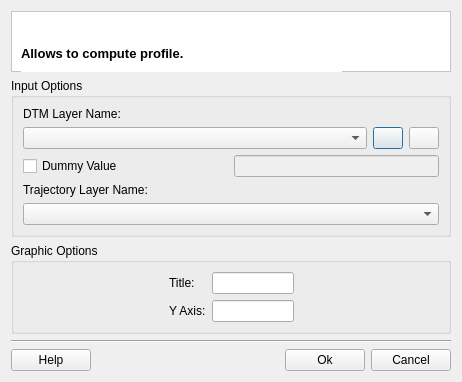
<?xml version="1.0" encoding="UTF-8"?>
<ui version="4.0">
 <class>ProfileDialogForm</class>
 <widget class="QDialog" name="ProfileDialogForm">
  <property name="geometry">
   <rect>
    <x>0</x>
    <y>0</y>
    <width>462</width>
    <height>382</height>
   </rect>
  </property>
  <property name="windowTitle">
   <string>Profile</string>
  </property>
  <layout class="QGridLayout" name="gridLayout_12">
   <item row="0" column="0">
    <widget class="QFrame" name="frame">
     <property name="styleSheet">
      <string notr="true">QWidget { background: white }</string>
     </property>
     <property name="frameShape">
      <enum>QFrame::StyledPanel</enum>
     </property>
     <property name="frameShadow">
      <enum>QFrame::Sunken</enum>
     </property>
     <widget class="QLabel" name="m_titleLabel">
      <property name="geometry">
       <rect>
        <x>10</x>
        <y>12</y>
        <width>321</width>
        <height>61</height>
       </rect>
      </property>
      <property name="font">
       <font>
        <pointsize>10</pointsize>
        <weight>75</weight>
        <bold>true</bold>
       </font>
      </property>
      <property name="text">
       <string>Allows to compute profile.</string>
      </property>
     </widget>
    </widget>
   </item>
   <item row="1" column="0">
    <layout class="QGridLayout" name="gridLayout_11">
     <item row="0" column="0">
      <layout class="QGridLayout" name="gridLayout_10">
       <item row="0" column="0">
        <widget class="QGroupBox" name="groupBox_3">
         <property name="title">
          <string>Input Options</string>
         </property>
         <property name="flat">
          <bool>true</bool>
         </property>
         <layout class="QGridLayout" name="gridLayout_9">
          <item row="0" column="0">
           <layout class="QGridLayout" name="gridLayout_8">
            <item row="0" column="0">
             <layout class="QGridLayout" name="gridLayout_7">
              <item row="0" column="0">
               <widget class="QLabel" name="label_3">
                <property name="text">
                 <string>DTM Layer Name:</string>
                </property>
               </widget>
              </item>
              <item row="1" column="0">
               <layout class="QGridLayout" name="gridLayout_6">
                <item row="0" column="0">
                 <widget class="QComboBox" name="m_rasterLayersComboBox">
                  <property name="sizePolicy">
                   <sizepolicy hsizetype="Preferred" vsizetype="Fixed">
                    <horstretch>0</horstretch>
                    <verstretch>0</verstretch>
                   </sizepolicy>
                  </property>
                  <property name="maximumSize">
                   <size>
                    <width>16777215</width>
                    <height>16777215</height>
                   </size>
                  </property>
                 </widget>
                </item>
                <item row="0" column="1">
                 <widget class="QPushButton" name="m_selectGeometryPushButton">
                  <property name="maximumSize">
                   <size>
                    <width>30</width>
                    <height>32767</height>
                   </size>
                  </property>
                  <property name="text">
                   <string/>
                  </property>
                 </widget>
                </item>
                <item row="0" column="2">
                 <widget class="QPushButton" name="m_clearSelectionPushButton">
                  <property name="maximumSize">
                   <size>
                    <width>30</width>
                    <height>32767</height>
                   </size>
                  </property>
                  <property name="text">
                   <string/>
                  </property>
                 </widget>
                </item>
               </layout>
              </item>
             </layout>
            </item>
            <item row="1" column="0">
             <layout class="QGridLayout" name="gridLayout_5">
              <item row="0" column="0">
               <widget class="QCheckBox" name="m_dummycheckBox">
                <property name="text">
                 <string>Dummy Value</string>
                </property>
               </widget>
              </item>
              <item row="0" column="1">
               <widget class="QLineEdit" name="m_dummylineEdit">
                <property name="enabled">
                 <bool>false</bool>
                </property>
                <property name="sizePolicy">
                 <sizepolicy hsizetype="Minimum" vsizetype="Fixed">
                  <horstretch>0</horstretch>
                  <verstretch>0</verstretch>
                 </sizepolicy>
                </property>
               </widget>
              </item>
             </layout>
            </item>
            <item row="2" column="0">
             <layout class="QGridLayout" name="gridLayout_2">
              <item row="0" column="0">
               <widget class="QLabel" name="m_vectorlayerLabel">
                <property name="text">
                 <string>Trajectory Layer Name:</string>
                </property>
               </widget>
              </item>
              <item row="1" column="0">
               <widget class="QComboBox" name="m_vectorlayersComboBox">
                <property name="sizePolicy">
                 <sizepolicy hsizetype="Expanding" vsizetype="Fixed">
                  <horstretch>0</horstretch>
                  <verstretch>0</verstretch>
                 </sizepolicy>
                </property>
                <property name="maximumSize">
                 <size>
                  <width>32767</width>
                  <height>32767</height>
                 </size>
                </property>
               </widget>
              </item>
             </layout>
            </item>
           </layout>
          </item>
         </layout>
        </widget>
       </item>
       <item row="1" column="0">
        <widget class="QGroupBox" name="groupBox_2">
         <property name="sizePolicy">
          <sizepolicy hsizetype="Preferred" vsizetype="Preferred">
           <horstretch>0</horstretch>
           <verstretch>0</verstretch>
          </sizepolicy>
         </property>
         <property name="title">
          <string>Graphic Options</string>
         </property>
         <property name="flat">
          <bool>true</bool>
         </property>
         <layout class="QGridLayout" name="gridLayout_4">
          <item row="0" column="0">
           <layout class="QGridLayout" name="gridLayout_3">
            <item row="0" column="0">
             <spacer name="horizontalSpacer_3">
              <property name="orientation">
               <enum>Qt::Horizontal</enum>
              </property>
              <property name="sizeHint" stdset="0">
               <size>
                <width>40</width>
                <height>20</height>
               </size>
              </property>
             </spacer>
            </item>
            <item row="0" column="1">
             <widget class="QLabel" name="label">
              <property name="text">
               <string>Title:</string>
              </property>
             </widget>
            </item>
            <item row="0" column="2">
             <widget class="QLineEdit" name="m_titleLineEdit">
              <property name="maximumSize">
               <size>
                <width>82</width>
                <height>32767</height>
               </size>
              </property>
             </widget>
            </item>
            <item row="0" column="3">
             <spacer name="horizontalSpacer_5">
              <property name="orientation">
               <enum>Qt::Horizontal</enum>
              </property>
              <property name="sizeHint" stdset="0">
               <size>
                <width>40</width>
                <height>20</height>
               </size>
              </property>
             </spacer>
            </item>
            <item row="1" column="0">
             <spacer name="horizontalSpacer_4">
              <property name="orientation">
               <enum>Qt::Horizontal</enum>
              </property>
              <property name="sizeHint" stdset="0">
               <size>
                <width>40</width>
                <height>20</height>
               </size>
              </property>
             </spacer>
            </item>
            <item row="1" column="1">
             <widget class="QLabel" name="label_2">
              <property name="text">
               <string>Y Axis:</string>
              </property>
             </widget>
            </item>
            <item row="1" column="2">
             <widget class="QLineEdit" name="m_yAxisLineEdit">
              <property name="maximumSize">
               <size>
                <width>82</width>
                <height>32767</height>
               </size>
              </property>
             </widget>
            </item>
            <item row="1" column="3">
             <spacer name="horizontalSpacer_6">
              <property name="orientation">
               <enum>Qt::Horizontal</enum>
              </property>
              <property name="sizeHint" stdset="0">
               <size>
                <width>40</width>
                <height>20</height>
               </size>
              </property>
             </spacer>
            </item>
           </layout>
          </item>
         </layout>
        </widget>
       </item>
      </layout>
     </item>
     <item row="1" column="0">
      <layout class="QGridLayout" name="gridLayout">
       <item row="1" column="0">
        <widget class="te::qt::widgets::HelpPushButton" name="m_helpPushButton">
         <property name="text">
          <string>Help</string>
         </property>
        </widget>
       </item>
       <item row="1" column="3">
        <widget class="QPushButton" name="m_cancelPushButton">
         <property name="text">
          <string>Cancel</string>
         </property>
        </widget>
       </item>
       <item row="1" column="2">
        <widget class="QPushButton" name="m_okPushButton">
         <property name="text">
          <string>Ok</string>
         </property>
        </widget>
       </item>
       <item row="0" column="0" colspan="4">
        <widget class="Line" name="line">
         <property name="orientation">
          <enum>Qt::Horizontal</enum>
         </property>
        </widget>
       </item>
       <item row="1" column="1">
        <spacer name="horizontalSpacer">
         <property name="orientation">
          <enum>Qt::Horizontal</enum>
         </property>
         <property name="sizeHint" stdset="0">
          <size>
           <width>40</width>
           <height>20</height>
          </size>
         </property>
        </spacer>
       </item>
      </layout>
     </item>
    </layout>
   </item>
  </layout>
 </widget>
 <customwidgets>
  <customwidget>
   <class>te::qt::widgets::HelpPushButton</class>
   <extends>QPushButton</extends>
   <header>terralib/qt/widgets/help/HelpPushButton.h</header>
  </customwidget>
 </customwidgets>
 <tabstops>
  <tabstop>m_okPushButton</tabstop>
  <tabstop>m_cancelPushButton</tabstop>
  <tabstop>m_helpPushButton</tabstop>
 </tabstops>
 <resources/>
 <connections>
  <connection>
   <sender>m_cancelPushButton</sender>
   <signal>released()</signal>
   <receiver>ProfileDialogForm</receiver>
   <slot>reject()</slot>
   <hints>
    <hint type="sourcelabel">
     <x>567</x>
     <y>548</y>
    </hint>
    <hint type="destinationlabel">
     <x>532</x>
     <y>509</y>
    </hint>
   </hints>
  </connection>
 </connections>
</ui>
